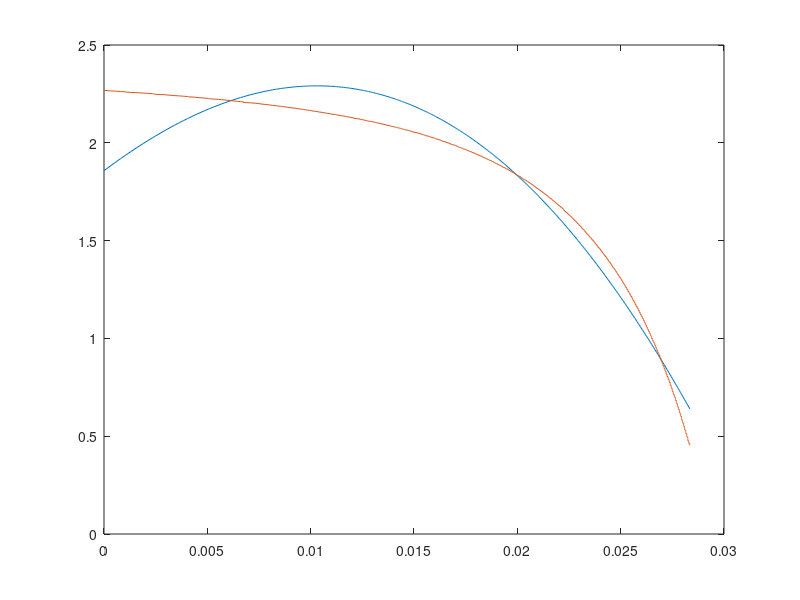

This figure's MATLAB source:
clear all
close all
clc

load('capteur.mat');

x = distance;
y = voltage;

starti = 1;
endi = 100;

y_min_rms = [];
min_rms = 1000;
min_rms_index = starti;
params = [0 0];
coeffs = [];
for i = starti:1:endi
    A = 1*i;
    B = 4*i;
    
    pxi = [ ones(1,length(x))',...
            sin(A*x),...
            cos(pi/B*x)
            ];
    
    R = pinv(pxi)*y;
    
    G = 0;
    for j = 1:size(pxi,2)
        G = G + R(j)*pxi(:,j);
    end

    % calculate rms
    current_rms =  rms(voltage-G);
    
    % set smallest rms curve
    if (current_rms < min_rms)
        y_min_rms = G;
        min_rms = current_rms;
        min_rms_index = i;
        params = [A B];
        coeffs = R;
    end
    
    % display error
%     disp(['i = ', num2str(i), ' rms = ', num2str(current_rms)])
end
disp(['minimal rms = ', num2str(min_rms), ' at i = ', num2str(min_rms_index)])

figure 
plot(distance,y_min_rms)
hold on
plot(distance,voltage)